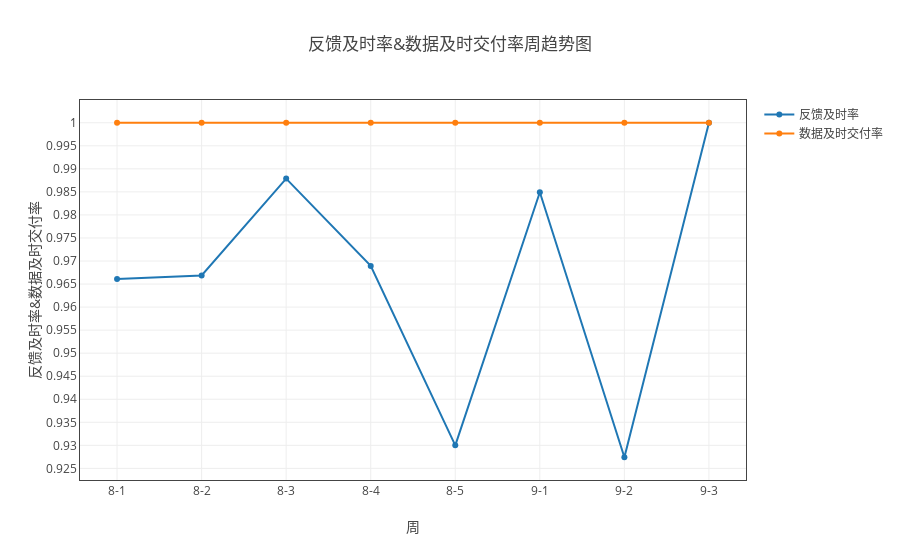
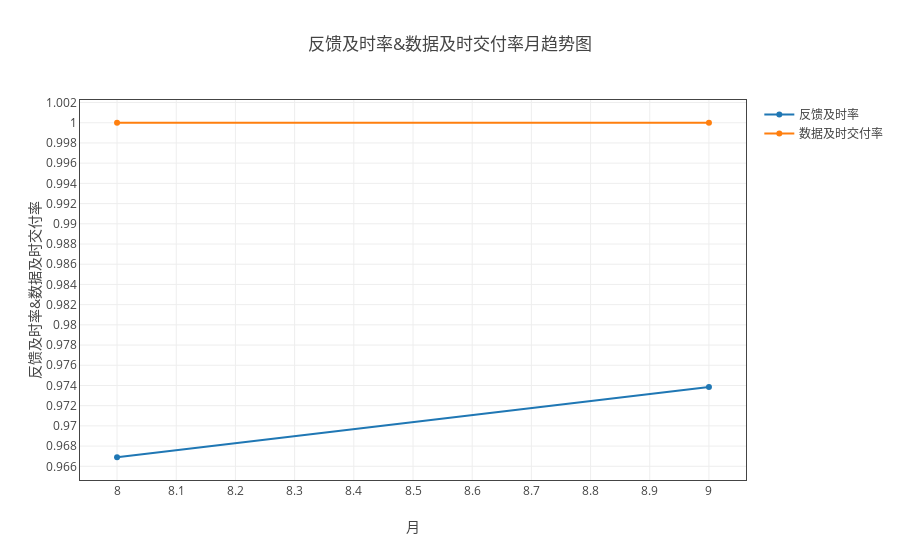

The notebook cell saved with these charts, in order:
### Markdown cell above
#### 反馈及时率和数据交付及时率

### Code cell
data_dict = {'反馈及时率':['及时反馈数','下机批次数'], '数据及时交付率':['数据及时交付数','数据交付总数']}
myModule.plot( all_dict, data_dict, '人员' ,  'line' , all='all')

### Figure 1 — Plotly figure (JSON) as saved in the notebook; plotly's stock layout.template omitted (floating-point values rounded to 4 significant figures)
{"data": [{"name": "反馈及时率", "type": "scatter", "uid": "ac2a1122-c15e-11e8-8539-a81e84e6c740", "x": ["8-1", "8-2", "8-3", "8-4", "8-5", "9-1", "9-2", "9-3"], "y": [0.9661, 0.9669, 0.9879, 0.9689, 0.93, 0.9849, 0.9274, 1]}, {"name": "数据及时交付率", "type": "scatter", "uid": "ac2a1474-c15e-11e8-8539-a81e84e6c740", "x": ["8-1", "8-2", "8-3", "8-4", "8-5", "9-1", "9-2", "9-3"], "y": [1, 1, 1, 1, 1, 1, 1, 1]}], "layout": {"title": "反馈及时率&数据及时交付率周趋势图", "xaxis": {"mirror": "all", "nticks": 20, "showgrid": true, "showline": true, "title": "周", "zeroline": true}, "yaxis": {"mirror": "all", "nticks": 20, "showgrid": true, "showline": true, "title": "反馈及时率&数据及时交付率", "zeroline": true}}}

### Figure 2 — Plotly figure (JSON) as saved in the notebook; plotly's stock layout.template omitted (floating-point values rounded to 4 significant figures)
{"data": [{"name": "反馈及时率", "type": "scatter", "uid": "ac34c810-c15e-11e8-8539-a81e84e6c740", "x": ["8", "9"], "y": [0.9669, 0.9739]}, {"name": "数据及时交付率", "type": "scatter", "uid": "ac34d058-c15e-11e8-8539-a81e84e6c740", "x": ["8", "9"], "y": [1, 1]}], "layout": {"title": "反馈及时率&数据及时交付率月趋势图", "xaxis": {"mirror": "all", "nticks": 20, "showgrid": true, "showline": true, "title": "月", "zeroline": true}, "yaxis": {"mirror": "all", "nticks": 20, "showgrid": true, "showline": true, "title": "反馈及时率&数据及时交付率", "zeroline": true}}}
